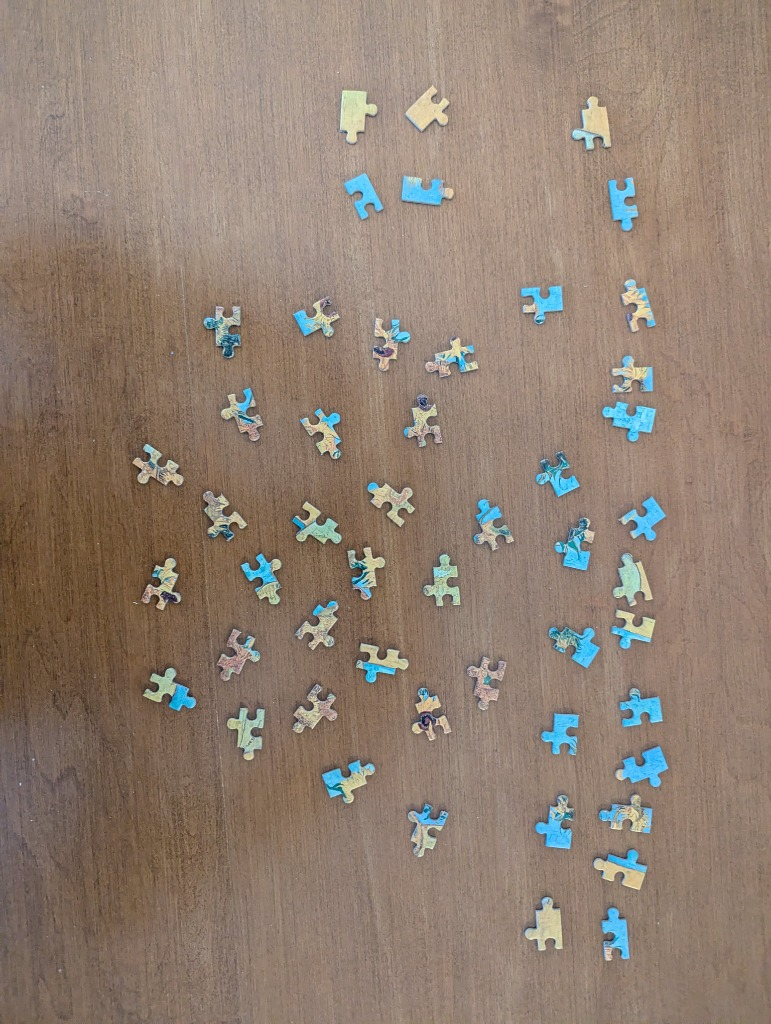
#> input picture puzzle_solver/data/pieces.jpg, 771 x 1024 px, found by its file name
$ python debug_pieces.py
#> lines starting #> are read from the running program, lines starting #| are printed output that depends on the picture; after the words box and inside, x2 and y2 are one past the last pixel; in counts of white or black regions, pixels touching at a corner belong together
### puzzle_solver/src/image_processing.py
import cv2
import numpy as np
import os

def load_image(path):
    """Loads an image from the specified path."""
#> called with path = 'puzzle_solver/data/pieces.jpg'
    if not os.path.exists(path):
        raise FileNotFoundError(f"Image not found at {path}")
    image = cv2.imread(path)
#> image is the input picture: shape (1024, 771, 3); mean B, G, R 113.9, 127.5, 144.6
    if image is None:
        raise ValueError(f"Failed to load image at {path}")
    return image

# [8 lines left out: function preprocess_for_segmentation, not called in this run]

### puzzle_solver/src/segmentation.py
import cv2
import numpy as np

class PieceDetector:
    def __init__(self, min_area=400, max_area=100000):
        self.min_area = min_area
        self.max_area = max_area

    def detect_pieces(self, image):
        """
        Detects puzzle pieces in the image using a robust Two-Pass Localized Strategy.
        Returns a list of dictionaries, each containing:
        - 'contour': The exact grabbed contour of the piece
        - 'bbox': Bounding box (x, y, w, h)
        - 'image': Cropped image of the piece
        - 'image_alpha': Cropped image of the piece with transparency
        - 'mask': Binary localized mask of the piece
        - 'center': (cx, cy) center of the piece in original image
        """
        # Pass 1: Global Crude Detection
        gray_img = cv2.cvtColor(image, cv2.COLOR_BGR2GRAY)
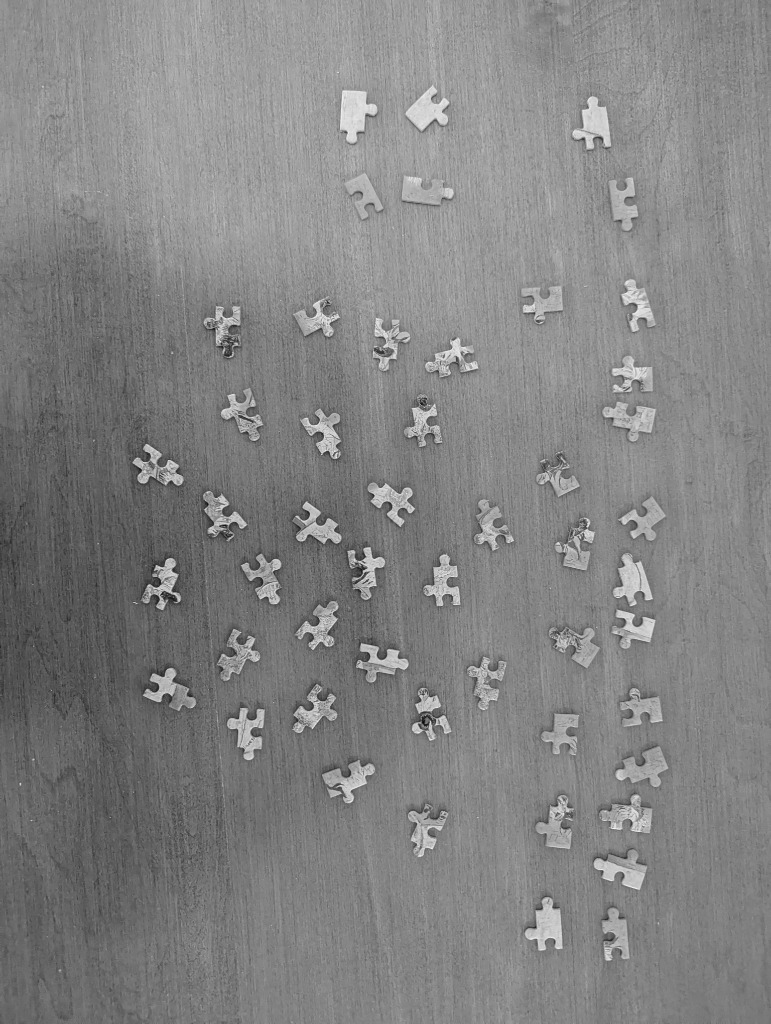
#> gray_img: shape (1024, 771); min 9, max 246, mean 131
        blurred_img = cv2.GaussianBlur(gray_img, (5, 5), 0)

        edges_img = cv2.Canny(blurred_img, 25, 100)
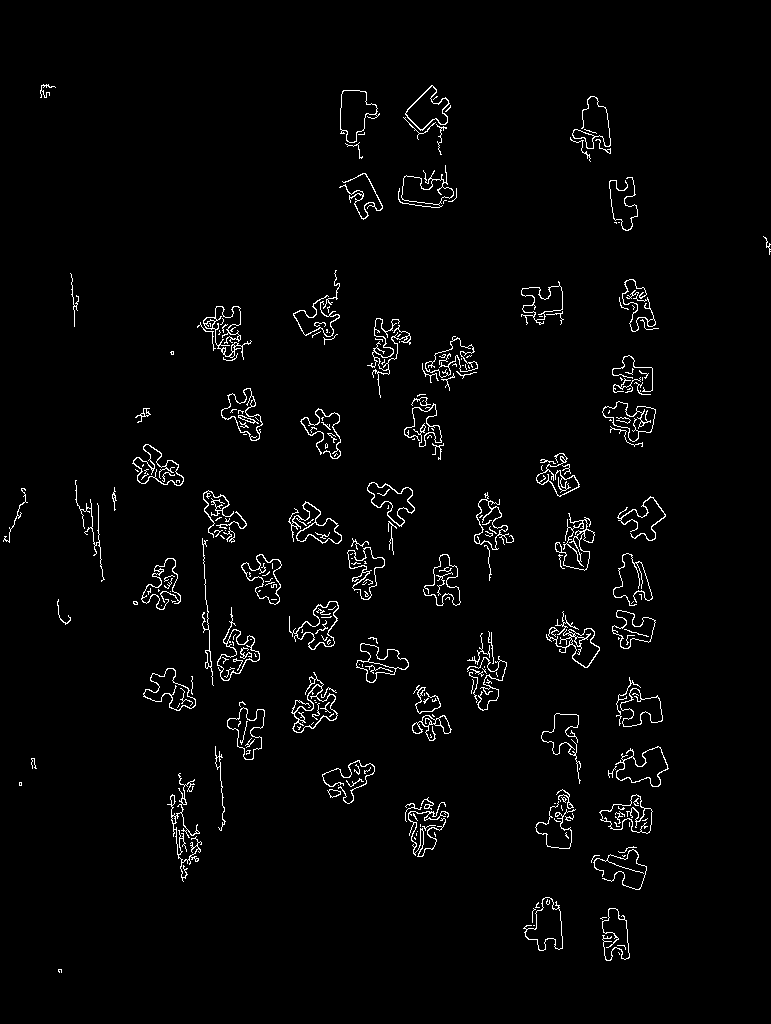
#> edges_img: shape (1024, 771); 2.4% white in thin lines or dots, all inside (x1, y1, x2, y2) = (3, 84, 771, 973)

        # Aggressively seal edges
        kernel = cv2.getStructuringElement(cv2.MORPH_RECT, (3, 3))
        crude_mask = cv2.morphologyEx(edges_img, cv2.MORPH_CLOSE, kernel, iterations=2)
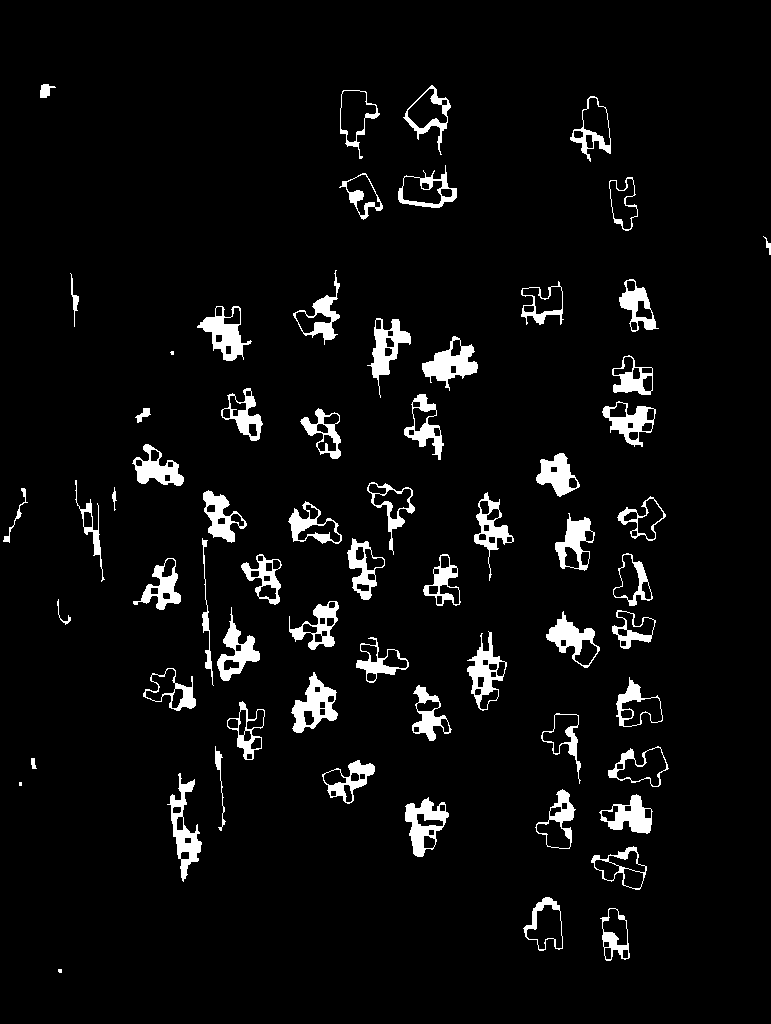
#> crude_mask: shape (1024, 771); 5.2% white; 65 white regions (3 under 20 px)

        contours, _ = cv2.findContours(crude_mask, cv2.RETR_EXTERNAL, cv2.CHAIN_APPROX_SIMPLE)
#> contours = 65 contours, 3 with area under 20; largest, box (x1, y1, x2, y2) and area: (405, 797, 449, 857) 1468, (291, 672, 338, 733) 1447, (467, 631, 507, 711) 1442, (398, 165, 457, 208) 1413, (197, 306, 252, 361) 1377

        # Pass 2: Statistical Outlier Rejection
        candidate_contours = []
        candidate_areas = []
        for cnt in contours:
            area = cv2.contourArea(cnt)
            if area > self.min_area:
                candidate_contours.append(cnt)
                candidate_areas.append(area)
#> this loop made 65 passes
#> area on passes 2, 3, 4, 5, 6, 7, 9, 10, 11, 12, 13, 14: 1034.5, 1312, 1272, 1468.5, 1148.5, 1218.5, 1309.5, 1112.5, 30.5, 1325.5, 110, 961
#> after the loop, candidate_areas = 51 values, max 1468.5 at index 3, min 870.5 at index 18, mean 1149.4; candidate_contours = 51 contours; largest, box (x1, y1, x2, y2) and area: (405, 797, 449, 857) 1468, (291, 672, 338, 733) 1447, (467, 631, 507, 711) 1442, (398, 165, 457, 208) 1413, (197, 306, 252, 361) 1377

        if not candidate_areas:
             return []

        median_area = np.median(candidate_areas)
#> median_area = 1120.5
        lower_bound = median_area * 0.5
#> lower_bound = 560.2
        upper_bound = median_area * 1.5
#> upper_bound = 1680.8

        filtered_crude_contours = []
        for cnt in candidate_contours:
            if lower_bound < cv2.contourArea(cnt) < upper_bound:
                filtered_crude_contours.append(cnt)
#> this loop made 51 passes
#> after the loop, filtered_crude_contours has the same summary as candidate_contours

        # Pass 3: Dynamically Localized Piece Refinement (GrabCut)
        pieces = []
        h_full, w_full = image.shape[:2]
#> h_full = 1024; w_full = 771
        m_pad = 10

        for crude_cnt in filtered_crude_contours:
            x, y, w, h = cv2.boundingRect(crude_cnt)

            x_start = max(0, x - m_pad)
            y_start = max(0, y - m_pad)
            x_end = min(w_full, x + w + m_pad)
            y_end = min(h_full, y + h + m_pad)

            patch_w = x_end - x_start
            patch_h = y_end - y_start

            patch_rgb = image[y_start:y_end, x_start:x_end]

            mask = np.zeros((patch_h, patch_w), np.uint8)
            bgdModel = np.zeros((1,65), np.float64)
            fgdModel = np.zeros((1,65), np.float64)

            # 2 pixels border as sure background
            rect = (2, 2, patch_w - 4, patch_h - 4)

            # Only run GrabCut if rect is valid
            if patch_w <= 4 or patch_h <= 4:
                continue

            cv2.grabCut(patch_rgb, mask, rect, bgdModel, fgdModel, 5, cv2.GC_INIT_WITH_RECT)
            grabcut_mask = np.where((mask==2)|(mask==0), 0, 1).astype('uint8')

            pc_cnts, _ = cv2.findContours(grabcut_mask, cv2.RETR_EXTERNAL, cv2.CHAIN_APPROX_SIMPLE)

            if pc_cnts:
                exact_cnt_local = max(pc_cnts, key=cv2.contourArea)

                # Check area again to avoid weird grabcut artifacts
                if cv2.contourArea(exact_cnt_local) < self.min_area:
                    continue

                exact_cnt_global = exact_cnt_local + [x_start, y_start]
                pieces.append(self._extract_refined_piece(image, exact_cnt_global, grabcut_mask, x_start, y_start, patch_w, patch_h))
#> this loop made 51 passes
#> (x, y, w, h, x_start, y_start, x_end, y_end) on passes 1, 2, 3, 4, 5, 6, 8, 9, 10, 11, 12, 13: (600, 908, 30, 53, 590, 898, 640, 971), (523, 897, 40, 54, 513, 887, 573, 961), (591, 846, 56, 44, 581, 836, 657, 900), (405, 797, 44, 60, 395, 787, 459, 867), (599, 794, 54, 40, 589, 784, 663, 844), (535, 789, 41, 60, 525, 779, 586, 859), (322, 760, 53, 44, 312, 750, 385, 814), (608, 746, 61, 41, 598, 736, 679, 797), (541, 713, 40, 71, 531, 703, 591, 794), (227, 701, 38, 59, 217, 691, 275, 770), (412, 685, 40, 56, 402, 675, 462, 751), (616, 677, 47, 50, 606, 667, 673, 737)
#> (x, y, w, h, x_start, y_start, x_end, y_end) on pass 7: (167, 773, 35, 109, 157, 763, 212, 892)
#> pass 1, in _extract_refined_piece, `piece_mask = local_mask_alpha[ly : ly + lh, lx : lx + lw].copy()`:
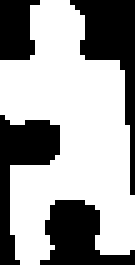
#> piece_mask: shape (53, 27) (shown 5 times larger); 62.5% white; 4 black regions, box (x1, y1, x2, y2) and area: (14, 0, 27, 39) 171, (0, 23, 12, 53) 148, (8, 40, 27, 53) 141, (0, 0, 8, 12) 77
#> after the loop:
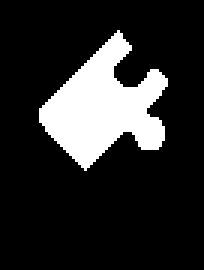
#> grabcut_mask: shape (90, 68) (shown 3 times larger); values 0 (black) and 1 (white), 16.7% white; 1 white region, box (x1, y1, x2, y2) and area: (13, 10, 56, 57) 1025
#> after the loop:
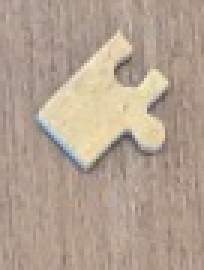
#> patch_rgb: shape (90, 68, 3) (shown 3 times larger); mean B, G, R 145, 161.5, 179.4

        return pieces

    def _extract_refined_piece(self, image, global_contour, local_mask, x_start, y_start, patch_w, patch_h):
        # Cropped image from the exact bounding box of the final local contour
        lx, ly, lw, lh = cv2.boundingRect(global_contour - [x_start, y_start])

        # Original piece image segment securely bounds
        piece_img = image[y_start + ly : y_start + ly + lh, x_start + lx : x_start + lx + lw].copy()

        local_mask_alpha = local_mask * 255
        piece_mask = local_mask_alpha[ly : ly + lh, lx : lx + lw].copy()

        b, g, r = cv2.split(piece_img)
        rgba = [b, g, r, piece_mask]
        piece_with_alpha = cv2.merge(rgba, 4)

        gx, gy, gw, gh = cv2.boundingRect(global_contour)

        M = cv2.moments(global_contour)
        if M["m00"] != 0:
            cX = int(M["m10"] / M["m00"])
            cY = int(M["m01"] / M["m00"])
        else:
            cX, cY = gx + gw // 2, gy + gh // 2

        piece_type = self._classify_piece_type(global_contour)

        return {
            'contour': global_contour,
            'bbox': (gx, gy, gw, gh),
            'image': piece_img,
            'image_alpha': piece_with_alpha,
            'mask': piece_mask,
            'center': (cX, cY),
            'type': piece_type
        }

    def _classify_piece_type(self, contour):
        """
        Calculates morphological topological types (interior, edge, corner)
        by analyzing the mathematical compactness of the shape footprint.
        Since pieces have 4 bounding areas: Corners have 2 straight lines (small perimeter),
        Edges have 1 straight line (medium perimeter), Interior have 4 wavy lines (longest perimeter).
        """
        area = cv2.contourArea(contour)
        perimeter = cv2.arcLength(contour, True)
        if area == 0: return 'interior'

        ratio = perimeter / np.sqrt(area)

        # Measured Statistical Baselines for 50-piece cuts:
        # Corners: ~5.0 - 5.5
        # Edges: ~5.8 - 6.8
        # Interior: > 6.9
        if ratio < 5.8:
            return 'corner'
        elif ratio < 6.8:
            return 'edge'
        return 'interior'

### puzzle_solver/debug_pieces.py
import cv2
import os
from src.segmentation import PieceDetector
from src.image_processing import load_image

def debug_pieces():
    pieces_path = 'puzzle_solver/data/pieces.jpg'
    pieces_img = load_image(pieces_path)

    if pieces_img is None:
        print("Failed to load image")
        return

    print("Detecting pieces...")
    detector = PieceDetector()
    pieces = detector.detect_pieces(pieces_img)

    print(f"Found {len(pieces)} pieces.")
#| Found 50 pieces.

    # Save each piece
    output_dir = 'debug_pieces_output'
    if not os.path.exists(output_dir):
        os.makedirs(output_dir)

    for i, piece in enumerate(pieces):
        filename = f"{output_dir}/piece_{i}.jpg"
        cv2.imwrite(filename, piece['image'])

        # Also save mask
        mask_filename = f"{output_dir}/piece_{i}_mask.jpg"
        cv2.imwrite(mask_filename, piece['mask'])
#> this loop made 50 passes
#> pass 2, in debug_pieces, `cv2.imwrite(mask_filename, piece['mask'])`:
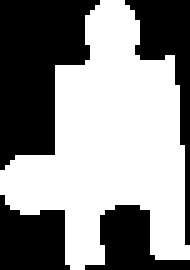
#> saved as piece_1_mask.jpg: shape (54, 38) (shown 5 times larger); 55.3% white; 4 black regions, box (x1, y1, x2, y2) and area: (0, 0, 20, 34) 434, (25, 0, 38, 49) 186, (0, 39, 14, 54) 157, (17, 41, 38, 54) 140

    print(f"Saved {len(pieces)} pieces to {output_dir}")
#| Saved 50 pieces to debug_pieces_output

if __name__ == "__main__":
    debug_pieces()
